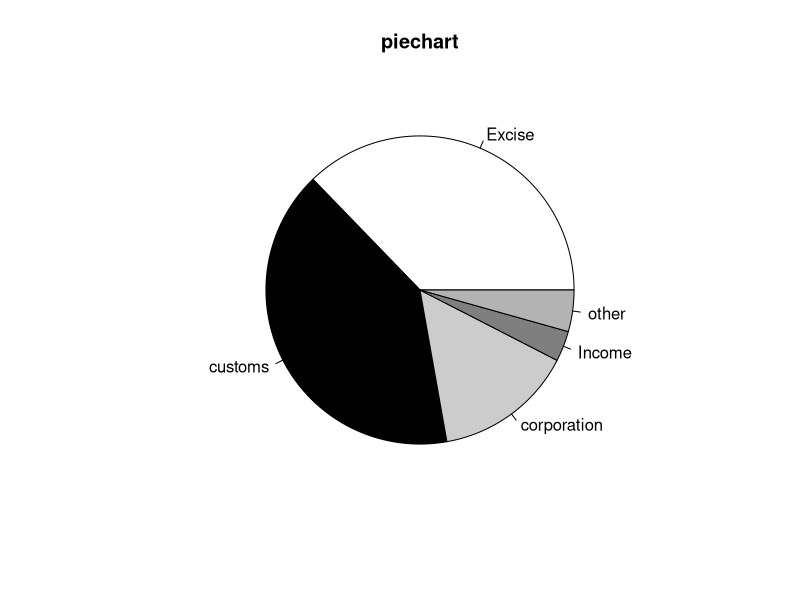

This chart was generated by the following R code:
pie.tax=c(6526,7108,2568,560,763)
names(pie.tax)=c("Excise","customs","corporation","Income","other")
pie(pie.tax,main = "piechart",col=c("white","black","gray80","gray50","gray70"))
